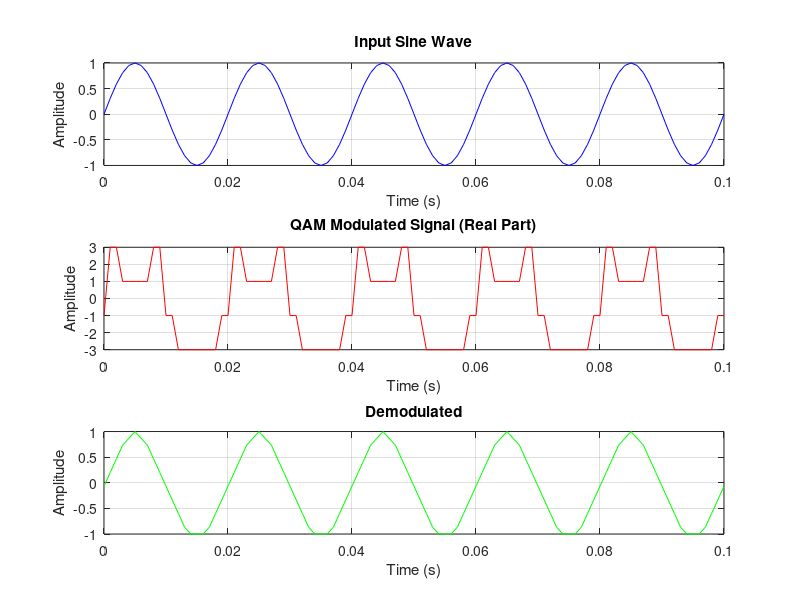

This chart was generated by the following MATLAB code:
clc;
clear;
close all;

%% Parameters
M = 16;                   % Order of QAM (e.g., 16-QAM)
Fs = 1000;                % Sampling frequency (Hz)
t = (0:1/Fs:0.1)';        % Time vector (0 to 0.1 seconds)

%% Input Signal (Sine Wave)
messageSignal = sin(2*pi*50*t); % 50 Hz sine wave

%% QAM Modulation
data = floor((messageSignal + 1) * (M-1)/2); % Normalize and quantize sine wave
modulatedSignal = qammod(data, M);          % QAM modulation

%% Add Noise
SNR = 20; % Signal-to-Noise Ratio in dB
noisySignal = awgn(modulatedSignal, SNR, 'measured'); % Add white Gaussian noise

%% QAM Demodulation
demodulatedData = qamdemod(noisySignal, M); % QAM demodulation
Demodulated = 2 * demodulatedData / (M-1) - 1; % Reconstruct sine wave

%% Visualization
figure;

% Input Signal
subplot(3, 1, 1);
plot(t, messageSignal, 'b');
title('Input Sine Wave');
xlabel('Time (s)');
ylabel('Amplitude');
grid on;

% Modulated Signal (Real Part)
subplot(3, 1, 2);
plot(t, real(modulatedSignal), 'r');
title('QAM Modulated Signal (Real Part)');
xlabel('Time (s)');
ylabel('Amplitude');
grid on;

% Demod
subplot(3, 1, 3);
plot(t, Demodulated, 'g');
title('Demodulated');
xlabel('Time (s)');
ylabel('Amplitude');
grid on;
